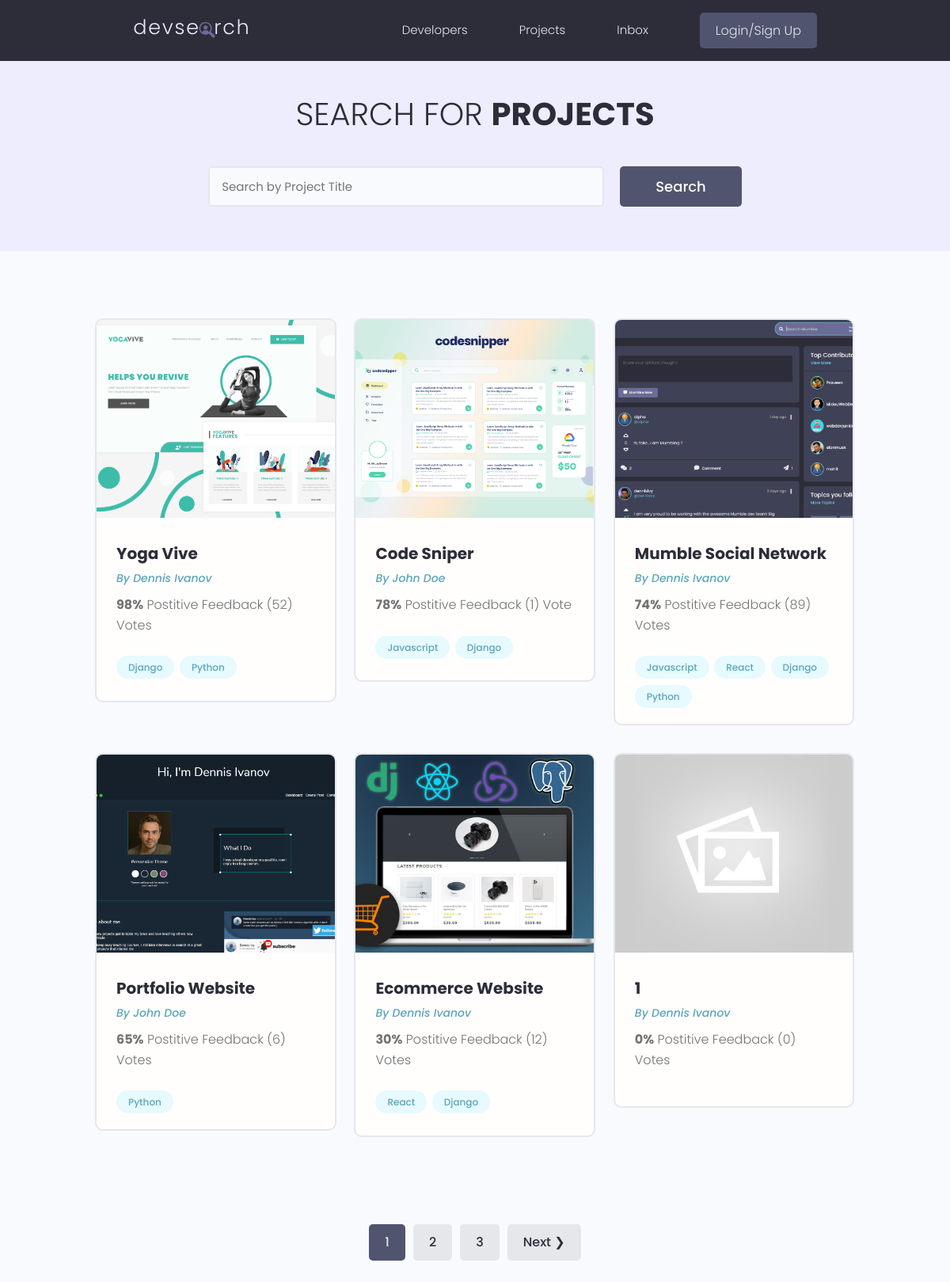
The page /projects/ on the database as committed earlier.
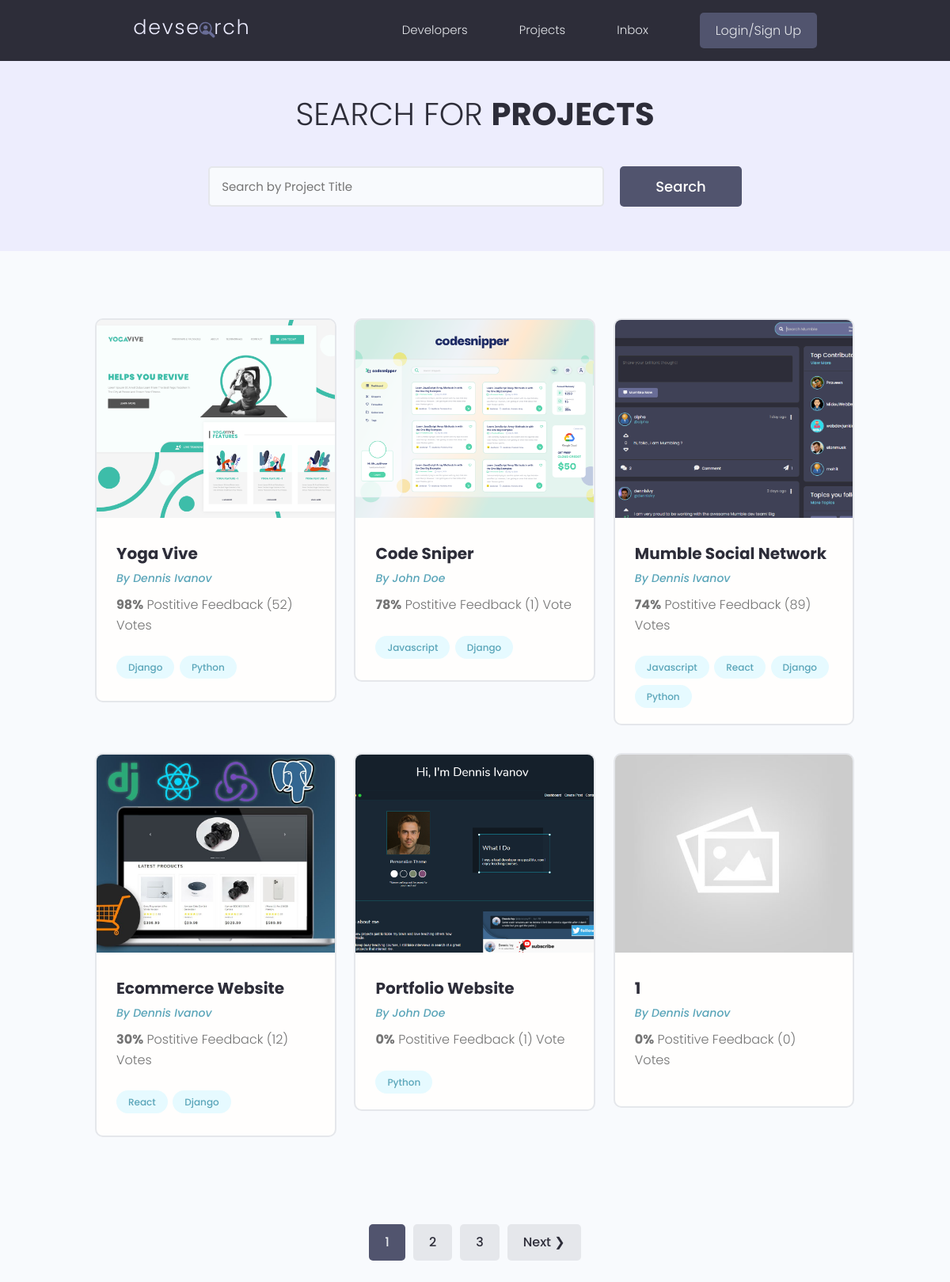
The same page on the database as committed later.
### projects/models.py (models this page shows, shortened)
class Project(models.Model):
    owner = models.ForeignKey(Profile, null=True, blank=True, on_delete=models.SET_NULL) # one to many
    title = models.CharField(max_length=200)
    description = models.TextField(null=True, blank = True)
    featured_image = models.ImageField(null=True, blank=True, default="default.jpg") # profile picture and default image , also pip install pillow
    demo_link = models.CharField(max_length=2000, null=True, blank=True)
    source_link = models.CharField(max_length=2000, null=True , blank=True)
    tags = models.ManyToManyField('Tag',blank=True) # tag in quotes because the Tag model is below, if its above no need quotes
    vote_total = models.IntegerField(default=0,null=True,blank=True)
    vote_ratio = models.IntegerField(default=0,null=True,blank=True)
    created = models.DateTimeField(auto_now_add=True)
    id = models.UUIDField(default=uuid.uuid4, unique=True, primary_key=True, editable=False)
    class Meta:
        ordering = ['-vote_ratio','-vote_total', 'title'] #high ratio and high total will be sorted first

class Tag(models.Model):
    name = models.CharField(max_length=200)
    created = models.DateTimeField(auto_now_add=True)
    id = models.UUIDField(default=uuid.uuid4, unique=True, primary_key=True, editable=False)
    def __str__(self) :
        return self.name

### users/models.py (models this page shows, shortened)
class Profile(models.Model):
    user = models.OneToOneField(User, on_delete=models.CASCADE, null=True, blank=True)
    name = models.CharField(max_length=200, blank=True, null=True)
    email = models.EmailField(max_length=500, blank=True, null=True)
    username = models.CharField(max_length=200, blank=True, null=True)
    location = models.CharField(max_length=200, blank=True, null=True)
    short_intro = models.CharField(max_length=200, blank=True, null=True)
    bio = models.TextField(blank=True, null=True)
    profile_image = models.ImageField(null=True, blank=True, upload_to='profiles/', default="profiles/user-default.png") # upload it to the profiles folder under static
    social_github = models.CharField(max_length=200, blank=True, null=True)
    social_twitter = models.CharField(max_length=200, blank=True, null=True)
    social_linkedin = models.CharField(max_length=200, blank=True, null=True)
    social_youtube= models.CharField(max_length=200, blank=True, null=True)
    social_website = models.CharField(max_length=200, blank=True, null=True)
    created = models.DateTimeField(auto_now_add=True)
    id = models.UUIDField(default=uuid.uuid4, unique=True, primary_key=True, editable=False)

### projects/views.py (the view)
# urls.py: path('projects/',include('projects.urls')), #go to projects folder --> go to urls.py file
def projects(request):
    projects, search_query = searchProjects(request)
    custom_range, projects = paginateProjects(request, projects, 6)  #6 number of projects per page
    context = {'projects':projects, 'search_query':search_query,  'custom_range':custom_range}
    return render(request,'projects/projects.html',context) #appname/htmlpage

### projects/utils.py (called while the page is built)
def searchProjects(request):
    search_query = ''
    if request.GET.get('search_query'): #getting the Search value
        search_query = request.GET.get('search_query')
    tags = Tag.objects.filter(name__icontains=search_query)
    projects = Project.objects.distinct().filter(Q(title__icontains = search_query) | Q(description__icontains = search_query)|Q(owner__name__icontains = search_query) | Q(tags__in = tags)) #into parent owner-->into attribute bane
    return projects , search_query

### projects/templates/projects/projects.html (shortened to what this page needs)
{% extends 'main.html' %}
{% block content %}
<main class="projects">
    <section class="hero-section text-center">
      <div class="container container--narrow">
        <div class="hero-section__box">
          <h2>Search for <span>Projects</span></h2>
        </div>
        <div class="hero-section__search">
          <form id="searchForm" class="form" action="{% url 'projects' %}" method="get">
            <div class="form__field">
              <input class="input input--text" id="formInput#search" type="text" name="search_query"
                value="{{search_query}}" placeholder="Search by Project Title" />
            </div>
            <input class="btn btn--sub btn--lg" type="submit" value="Search" />
          </form>
        </div>
      </div>
    </section>
    <section class="projectsList">
      <div class="container">
        <div class="grid grid--three">
          {% for project in projects %}
          <div class="column">
            <div class="card project">
              <a href="{% url 'project' project.id %}" class="project">
                <img class="project__thumbnail" src="{{project.featured_image.url}}" alt="project thumbnail" />
                <div class="card__body">
                  <h3 class="project__title">{{project.title}}</h3>
                  <p><a class="project__author" href="{% url 'user-profile' project.owner.id %}">By {{project.owner.name}}</a></p>
                  <p class="project--rating">
                    <span style="font-weight: bold;">{{project.vote_ratio}}%</span> Postitive
                    Feedback ({{project.vote_total}}) Vote{{project.vote_total|pluralize:"s"}}
                  </p>
                  <div class="project__tags">
                    {% for tag in project.tags.all %}
                    <span class="tag tag--pill tag--main">
                      <small>{{tag}}</small>
                    </span>
                    {% endfor %}
                  </div>
                </div>
              </a>
            </div>
          </div>
          {% endfor %}
        </div>
      </div>
    </section>
    {% include 'pagination.html' with queryset=projects custom_range=custom_range %}
  </main>
{% endblock content %}

Rows that differ between the two databases and show on the page:
shown differently, row unchanged: Project "Ecommerce Website": moves up the list
changed Project "Portfolio Website": vote_ratio "65" → "0"; vote_total "6" → "1"
